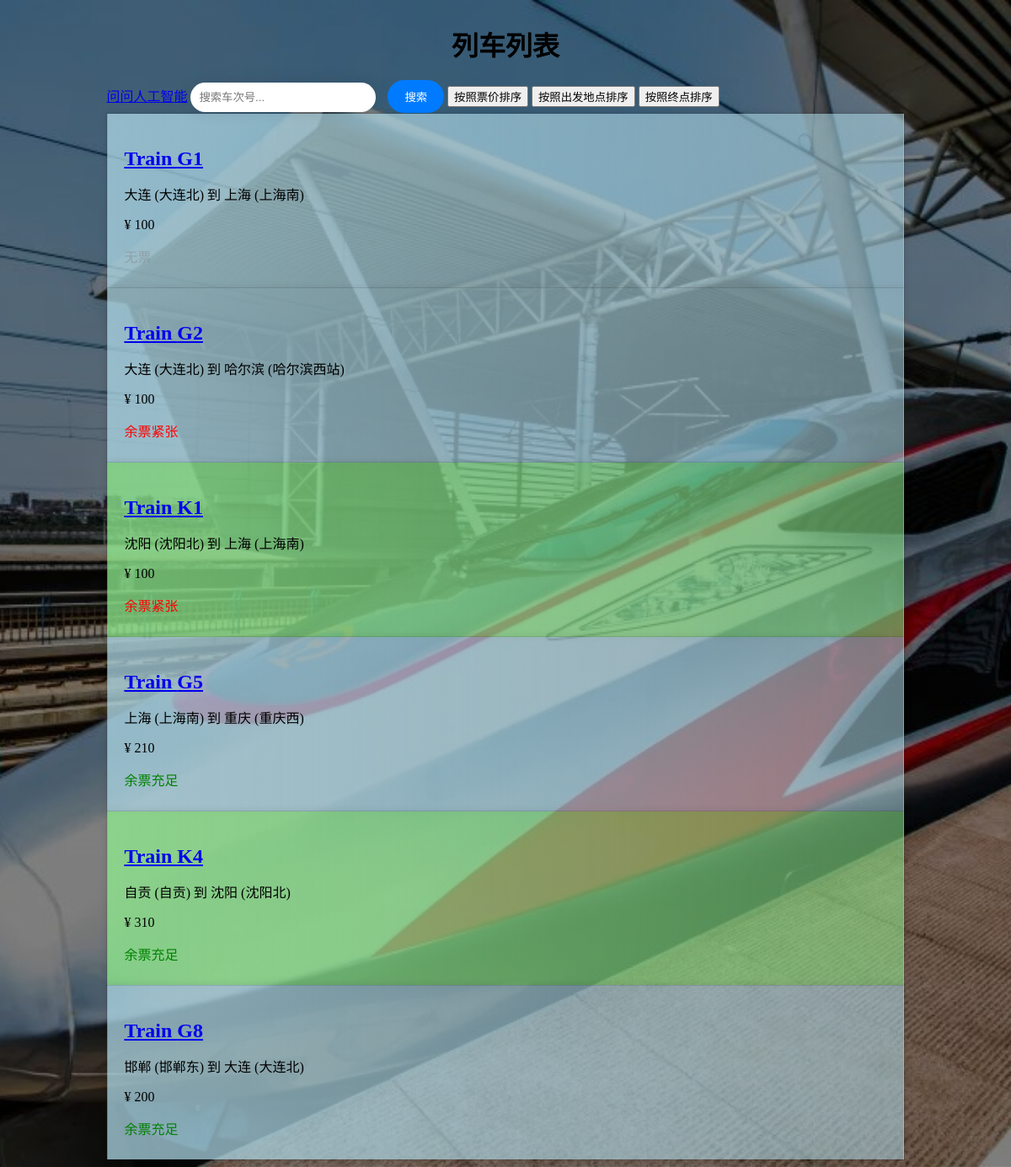
The page /trains/ on the database as committed earlier.
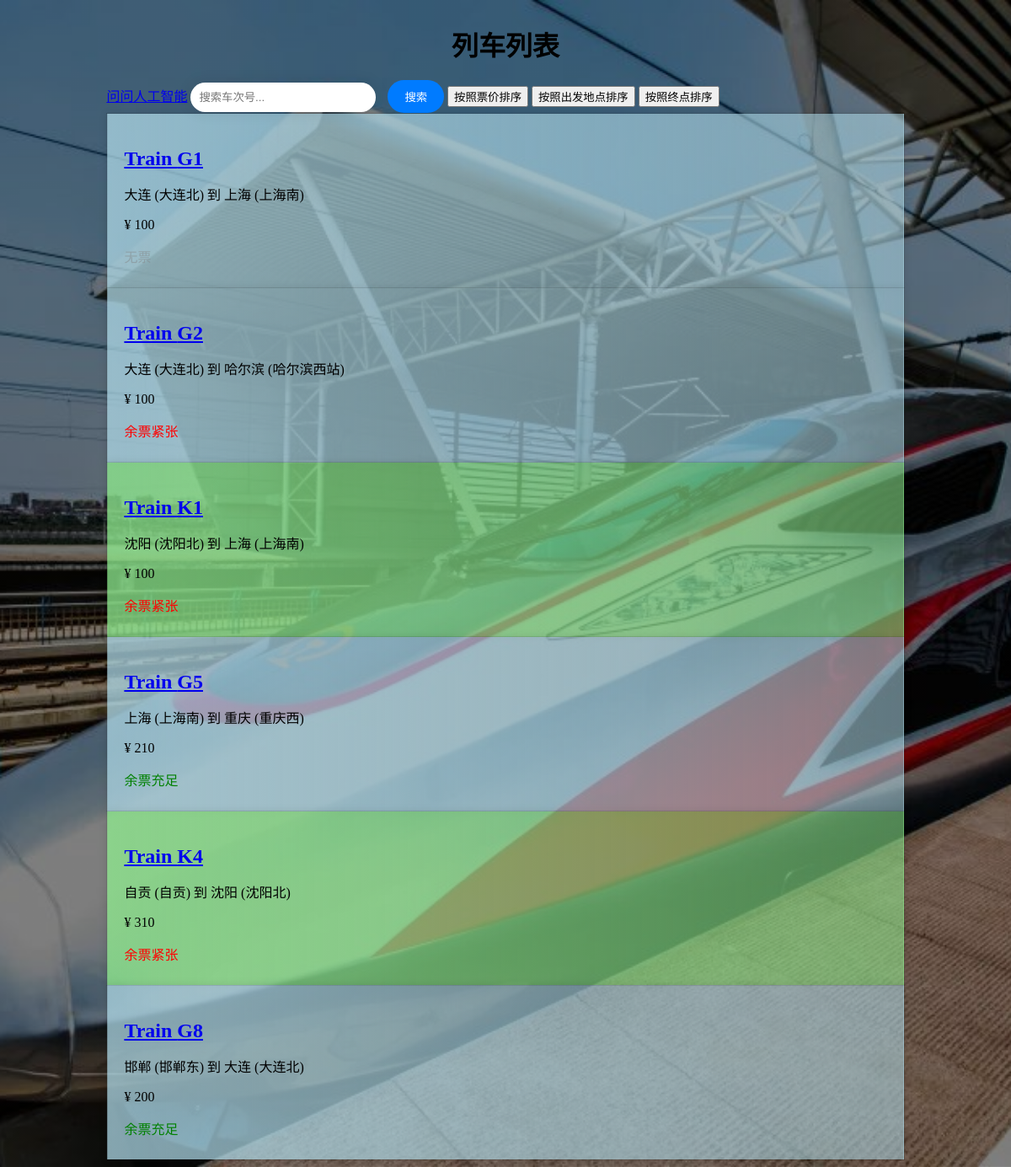
The same page on the database as committed later.
### trains/models.py (models this page shows, shortened)
class Train(models.Model):
    origin = models.ForeignKey(Station, on_delete=models.CASCADE, related_name="departures")
    destination = models.ForeignKey(Station, on_delete=models.CASCADE, related_name="arrivals")
    duration = models.IntegerField()
    cost = models.IntegerField()
    trainNum = models.CharField(max_length=64)
    ticketNum = models.IntegerField()

class Station(models.Model):
    code = models.CharField(max_length=3)
    city = models.CharField(max_length=64)
    def __str__(self):
        return f"{self.city} ({self.code})"

### trains/views.py (the view)
# urls.py: path("", views.index, name="index"),
def index(request):
    return render(request, "trains/index.html", {
        "trains": Train.objects.all()
    })

### trains/templates/trains/index.html (shortened to what this page needs)
{% load static %}
<!DOCTYPE html>
<html lang="en">
<head>
    <link rel="stylesheet" type="text/css" href="{% static 'trains/style.css' %}">
</head>
<body>
    <div class="main-content">
        <h1 class="page-title">列车列表</h1>
        <a href="http://127.0.0.1:8000/trains/run_python_script/">问问人工智能</a>
        <input type="text" id="search-box" placeholder="搜索车次号...">
        <button type="button" class="btn btn-primary" id="search-btn">搜索</button>
        <button type="button" class="btn btn-primary" id="sort-price">按照票价排序</button>
        <button type="button" class="btn btn-primary" id="sort-origin">按照出发地点排序</button>
        <button type="button" class="btn btn-primary" id="sort-destination">按照终点排序</button>
        <table class="train-list">
            {% for train in trains %}
                <tr class="train-row" data-train-id="{{ train.id }}" data-train-num="{{ train.trainNum }}" data-train-cost="{{ train.cost }}" data-train-origin="{{ train.origin }}" data-train-destination="{{ train.destination }}">
                    <td class="train-info">
                        <h2 class="train-title"><a href="{% url 'train' train.id %}">Train {{ train.trainNum }}</a></h2>
                        <p class="route">{{ train.origin }} 到 {{ train.destination }}</p>
                        <p class="cost">¥ {{ train.cost }}</p>
                        {% if train.ticketNum > 5 %}
                            <p class="ticket-info abundant">余票充足</p>
                        {% elif train.ticketNum > 0 %}
                            <p class="ticket-info scarce">余票紧张</p>
                        {% else %}
                            <p class="ticket-info none">无票</p>
                        {% endif %}
                    </td>
                </tr>
            {% endfor %}
        </table>
    </div>
</body>
</html>

Rows that differ between the two databases and show on the page:
changed Train "自贡 (自贡)": ticketNum "余票充足" → "余票紧张"
